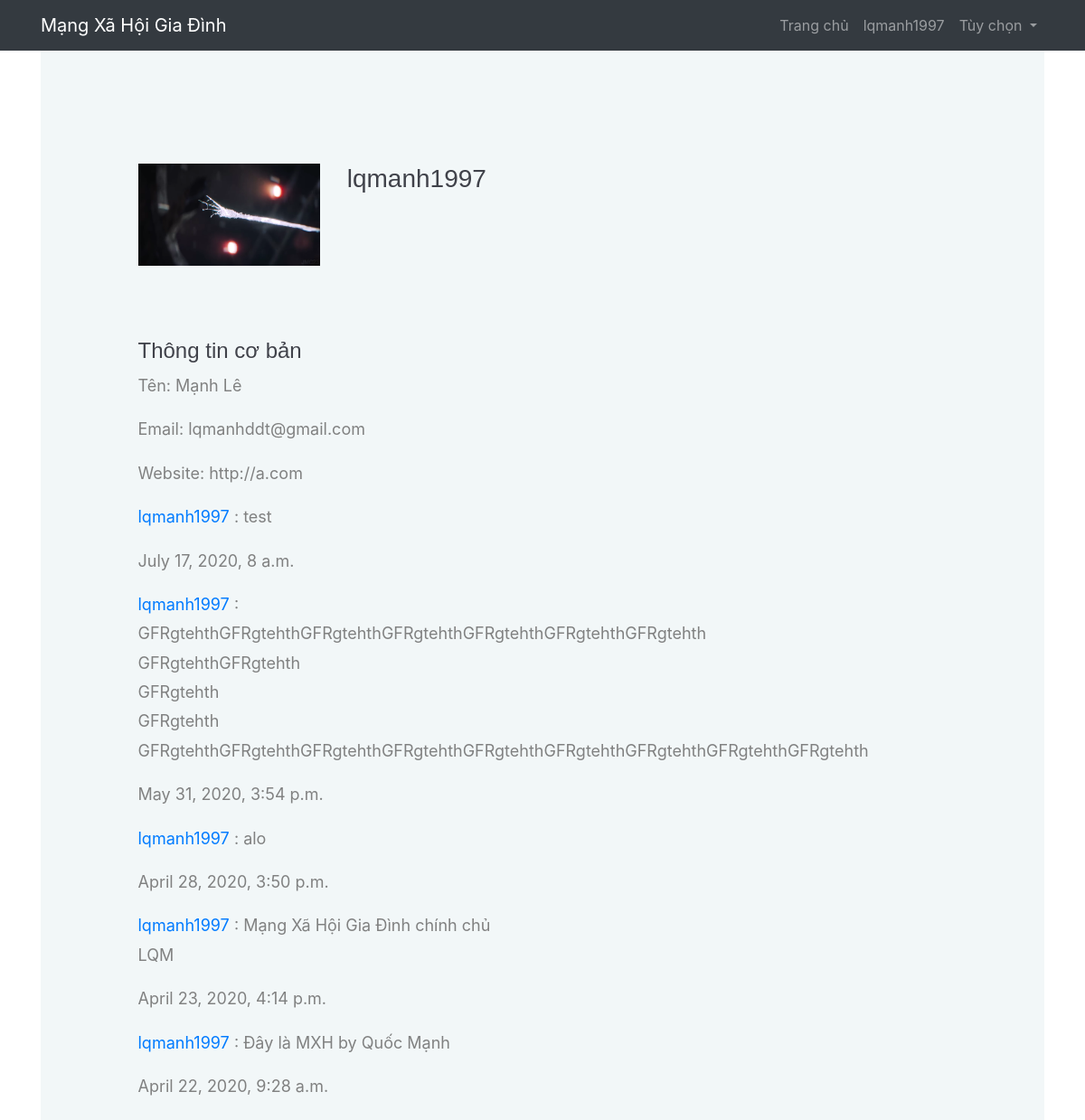
/accounts/profile/ (signed in), run on the app's committed database.
### app/models.py (models this page shows, shortened)
class UserProfile(models.Model):
    user = models.OneToOneField(User, on_delete=models.CASCADE)
    description = models.CharField(max_length=100, default='')
    city = models.CharField(max_length=100, default='')
    website = models.URLField(default='')
    phone = models.IntegerField(default=0)
    image = models.ImageField(upload_to='static/images', blank=True, default='1.png')

### home/models.py (models this page shows, shortened)
class Post(models.Model):
    post = models.TextField(max_length=500)
    user = models.ForeignKey(User, on_delete=models.CASCADE)
    created = models.DateTimeField(auto_now_add=True)
    updated = models.DateTimeField(auto_now=True)
    class Meta:
        ordering = ['-created']

### app/views.py (the view)
# urls.py: path('profile/', views.view_profile, name='view_profile'),
def view_profile(request, pk=None):
    users = User.objects.exclude(id=request.user.id) #Lấy ra các đối tượng user mà không phải mình
    try:
        friend = Friend.objects.get(current_user=request.user)
        friends = friend.users.all()
    except:
        friends = None
    if pk:
        user = User.objects.get(pk=pk)
    else:
        user = request.user
    if str(request.user) == str(user.username):
        temp = 'Me'
    else:
        if user in friends:
            temp = 'False'
        else:
            temp = 'True'
    posts = Post.objects.filter(user=user)
    args = {'user': user, 'temp':temp, 'friends': friends, 'posts': posts}
    return render(request, 'accounts/profile.html', args)

### app/templates/accounts/profile.html (shortened to what this page needs)
<link rel="stylesheet" href="/static/css/css_profile/bootstrap.min.css"/>
<link rel="stylesheet" href="/static/css/css_profile/font-awesome.min.css"/>
<link rel="stylesheet" href="/static/css/css_profile/flaticon.css"/>
<link rel="stylesheet" href="/static/css/css_profile/owl.carousel.css"/>
<link rel="stylesheet" href="/static/css/css_profile/magnific-popup.css"/>
<link rel="stylesheet" href="/static/css/css_profile/style.css"/>
{% extends 'base.html' %}
{% block body %}
    <section class="hero-section spad">
		<div class="container-fluid">
			<div class="row">
				<div class="col-xl-10 offset-xl-1">
					<div class="row">
						<div class="col-lg-6">
							<div class="hero-text">
                                <div class="row">
                                    <div class="col-6"><img src="/{{ user.userprofile.image }}" alt="5"></div>
                                        <ul style="list-style: none;">
                                            <li><div class="col-6"><a href="{% url 'view_profile_with_pk' pk=user.pk %}"><h3>{{ user.username }}</h3></a></div></li>
                                        </ul>
                                </div>
                            </div>
							<div class="hero-info">
								<h4>Thông tin cơ bản</h4>
								<ul>
									<li><p>Tên: {{ user.first_name }} {{ user.last_name }}</p></li>
									<li><p>Email: {{ user.email }}</p></li>
									<li><p>Website: {{ user.userprofile.website }}</p></li>
								</ul>
                            <div>
                                {% for post in posts %}
                                    <p style=""><a href="{% url 'view_profile' %}">{{ post.user }} </a>: {{ post.post | linebreaksbr}}</p>
                                    <p>{{ post.created }}</p>
                                {% endfor %}
                            </div>
							</div>
						</div>
						<div class="col-lg-6">
							<figure class="hero-image">
							</figure>
						</div>
					</div>
				</div>
			</div>
		</div>
	</section>
{% endblock %}

### app/templates/base.html (shortened to what this page needs)
<html lang="en">
{% block head %}
<head>
    <link rel="stylesheet" href="https://stackpath.bootstrapcdn.com/bootstrap/4.5.0/css/bootstrap.min.css">
    <link rel="stylesheet" href="/static/css/login.css">
</head>
{% endblock head %}
<body>
  <nav class="navbar navbar-expand-md bg-dark navbar-dark">
  <div class="container">
  <a class="navbar-brand" href="{% url 'home' %}">Mạng Xã Hội Gia Đình</a>
      {% if user.username %}
  <div class="collapse navbar-collapse" id="collapsibleNavbar">
    <ul class="navbar-nav ml-auto">
      <li class="nav-item">
        <a class="nav-link" href="{% url 'home' %}">Trang chủ</a>
      </li>
      <li class="nav-item">
        <a class="nav-link" href="{% url 'view_profile' %}">{{ request.user }}</a>
      </li>
      <li class="nav-item dropdown">
      <a class="nav-link dropdown-toggle" href="#" id="navbardrop" data-toggle="dropdown">
        Tùy chọn
      </a>
    </li>
    </ul>
  </div>
      {% endif %}
  </div>
</nav>
<div class="container">
{% block body %}
{% endblock body %}
</div>
</body>
</html>

### static/css/css_profile/style.css (style rules this page uses)
html, body { height: 100%; font-family: 'Josefin Sans', sans-serif; }
h1, h2, h3, h4, h5, h6 { color: #40424a; margin: 0; font-weight: 600; font-family: 'Josefin Sans', sans-serif; }
h3 { font-size: 30px; }
p { font-size: 18px; color: #808181; line-height: 1.8; }
img { max-width: 100%; }
ul, ol { padding: 0; margin: 0; }
.spad { padding-top: 125px; padding-bottom: 110px; }
.hero-section { background: #f2f7f8; }
.hero-text { margin-bottom: 80px; }
.hero-image { padding-top: 70px; }
.hero-info ul { list-style: none; }
.hero-info ul li { font-size: 24px; color: #808181; margin-bottom: 15px; }
.hero-info ul li:last-child { margin-bottom: 0; }

### data on the page
Post: user "lqmanh1997", post "test", created "July 17, 2020, 8 a.m."
Post: user "lqmanh1997", post "GFRgtehthGFRgtehthGFRgtehthGFRgtehthGFRgtehthGFRgtehthGFRgtehth GFRgtehthGFRgtehth GFRgtehth GFRgtehth GFRgtehthGFRgtehthGFRgtehthGFRgtehthGFRgtehthGFRgtehthGFRgtehthGFRgtehthGFRgtehth", created "May 31, 2020, 3:54 p.m."
Post: user "lqmanh1997", post "alo", created "April 28, 2020, 3:50 p.m."
Post: user "lqmanh1997", post "Mạng Xã Hội Gia Đình chính chủ LQM", created "April 23, 2020, 4:14 p.m."
Post: user "lqmanh1997", post "Đây là MXH by Quốc Mạnh", created "April 22, 2020, 9:28 a.m."

### other printed values
{{ request.user }} "lqmanh1997"
{{ user.username }} "lqmanh1997"
{{ user.first_name }} "Mạnh"
{{ user.last_name }} "Lê"
{{ user.email }} "lqmanhddt@gmail.com"
{{ user.userprofile.website }} "http://a.com"
